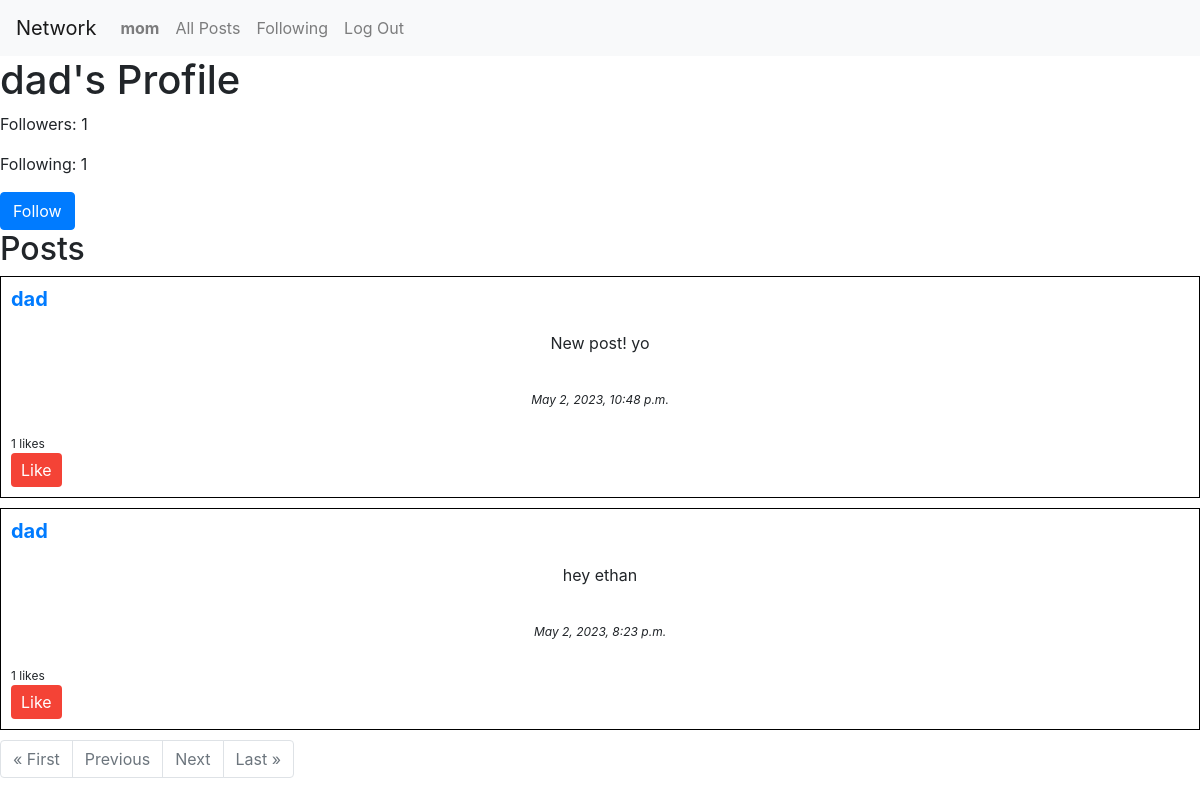
The page /profile/dad/ (signed in) on the database its author committed.
### network/models.py (models this page shows, shortened)
class User(AbstractUser):
    def save(self, *args, **kwargs):
        if not self.pk:
            super(User, self).save(*args, **kwargs)
            profile = Profile(user=self)  # Create a new Profile object
            profile.save()  # Save the Profile object
        else:
            super(User, self).save(*args, **kwargs)  # Save the user object

class Profile(models.Model):
    user = models.OneToOneField(User, on_delete=models.CASCADE)
    followers = models.ManyToManyField(
        User, related_name='followed_by', blank=True)
    following = models.ManyToManyField(
        User, related_name='following', blank=True)

class Post(models.Model):
    user = models.ForeignKey(User, on_delete=models.CASCADE)
    content = models.TextField()
    timestamp = models.DateTimeField(auto_now_add=True)
    likes = models.ManyToManyField(
        User, related_name='liked_posts', blank=True)

### network/views.py (the view)
# urls.py: path('profile/<str:username>/', views.profile, name='profile'),
def profile(request, username):
    user_profile = get_object_or_404(User, username=username)
    profile = user_profile.profile
    user_posts = Post.objects.filter(user=user_profile).order_by('-timestamp')
    paginator = Paginator(user_posts, 10)
    page = request.GET.get('page')
    posts = paginator.get_page(page)
    return render(request, 'network/profile.html', {'profile': profile, 'posts': posts})

### network/templates/network/profile.html
{% extends "network/layout.html" %} {% block body %}
<h1>{{ profile.user.username }}'s Profile</h1>
<p>Followers: {{ profile.followers.count }}</p>
<p>Following: {{ profile.following.count }}</p>
{% if user.is_authenticated and user != profile.user %}
<form id="follow-form" method="post">
  {% csrf_token %} {% if user in profile.followers.all %}
  <a class="btn btn-primary" href="{% url 'unfollow' profile.user.username %}">Unfollow</a>
  {% else %}
  <a class="btn btn-primary" href="{% url 'follow' profile.user.username %}">Follow</a>
  {% endif %}
</form>
{% endif %}
<h2>Posts</h2>
<div id="posts-container">
  {% for post in posts %} {% include 'network/post.html' %} {% endfor %}
</div>
<nav aria-label="Page navigation">
  <ul class="pagination">
    {% if posts.has_previous %}
    <li class="page-item">
      <a class="page-link" href="?page=1">&laquo; First</a>
    </li>
    <li class="page-item">
      <a class="page-link" href="?page={{ posts.previous_page_number }}">Previous</a>
    </li>
    {% else %}
    <li class="page-item disabled">
      <a class="page-link" href="#">&laquo; First</a>
    </li>
    <li class="page-item disabled">
      <a class="page-link" href="#">Previous</a>
    </li>
    {% endif %} {% if posts.has_next %}
    <li class="page-item">
      <a class="page-link" href="?page={{ posts.next_page_number }}">Next</a>
    </li>
    <li class="page-item">
      <a class="page-link" href="?page={{ posts.paginator.num_pages }}">Last &raquo;</a>
    </li>
    {% else %}
    <li class="page-item disabled">
      <a class="page-link" href="#">Next</a>
    </li>
    <li class="page-item disabled">
      <a class="page-link" href="#">Last &raquo;</a>
    </li>
    {% endif %}
  </ul>
</nav>
{% endblock %}

### network/templates/network/layout.html (shortened to what this page needs)
{% load static %}
<!DOCTYPE html>
<html lang="en">
  <head>
    <link
      rel="stylesheet"
      href="https://stackpath.bootstrapcdn.com/bootstrap/4.4.1/css/bootstrap.min.css"
    />
    <link href="{% static 'network/styles.css' %}" rel="stylesheet" />
  </head>
  <body>
    <nav class="navbar navbar-expand-lg navbar-light bg-light">
      <a class="navbar-brand" href="#">Network</a>
      <div>
        <ul class="navbar-nav mr-auto">
          {% if user.is_authenticated %}
          <li class="nav-item">
            <a class="nav-link" href="{% url 'profile' username=user.username %}"
              ><strong>{{ user.username }}</strong></a
            >
          </li>
          {% endif %}
          <li class="nav-item">
            <a class="nav-link" href="{% url 'index' %}">All Posts</a>
          </li>
          {% if user.is_authenticated %}
          <li class="nav-item">
            <a class="nav-link" href="{% url 'following' %}">Following</a>
          </li>
          <li class="nav-item">
            <a class="nav-link" href="{% url 'logout' %}">Log Out</a>
          </li>
          {% endif %}
        </ul>
      </div>
    </nav>
    <div class="body">{% block body %} {% endblock %}</div>
  </body>
</html>

### network/templates/network/post.html (shortened to what this page needs)
<div class="post" data-post-id="{{ post.id }}">
  <h3><a href="{% url 'profile' post.user.username %}">{{ post.user.username }}</a></h3>
  <p id="post-content">{{ post.content }}</p>
  <p class="post-date">{{ post.timestamp|date:"F j, Y, P" }}</p>
  <div class="post-likes"><span class="like-count">{{ post.likes.count }}</span> likes</div>
  <button class="btn btn-primary like-btn" data-post-id="{{ post.id }}">Like</button>
</div>

### network/static/network/styles.css (style rules this page uses)
.post p { text-align: center; padding: 10px; }
.post { border: 1px solid black; padding: 10px; margin-bottom: 10px; }
.post h3 { font-size: 20px; font-weight: bold; margin-bottom: 10px; }
.post .post-date { font-style: italic; font-size: 12px; margin-top: 5px; }
.like-btn { background-color: #f44336; color: white; border: none; padding: 5px 10px; margin-right: 5px; cursor: pointer; }
.post-likes { font-size: 12px; margin-top: 5px; }

### rows shown on the page
User: username "mom"
Profile: user.username "dad", followers.count "1", following.count "1"
Post: user.username "dad", content "New post! yo", timestamp "May 2, 2023, 10:48 p.m.", likes.count "1"
Post: user.username "dad", content "hey ethan", timestamp "May 2, 2023, 8:23 p.m.", likes.count "1"
